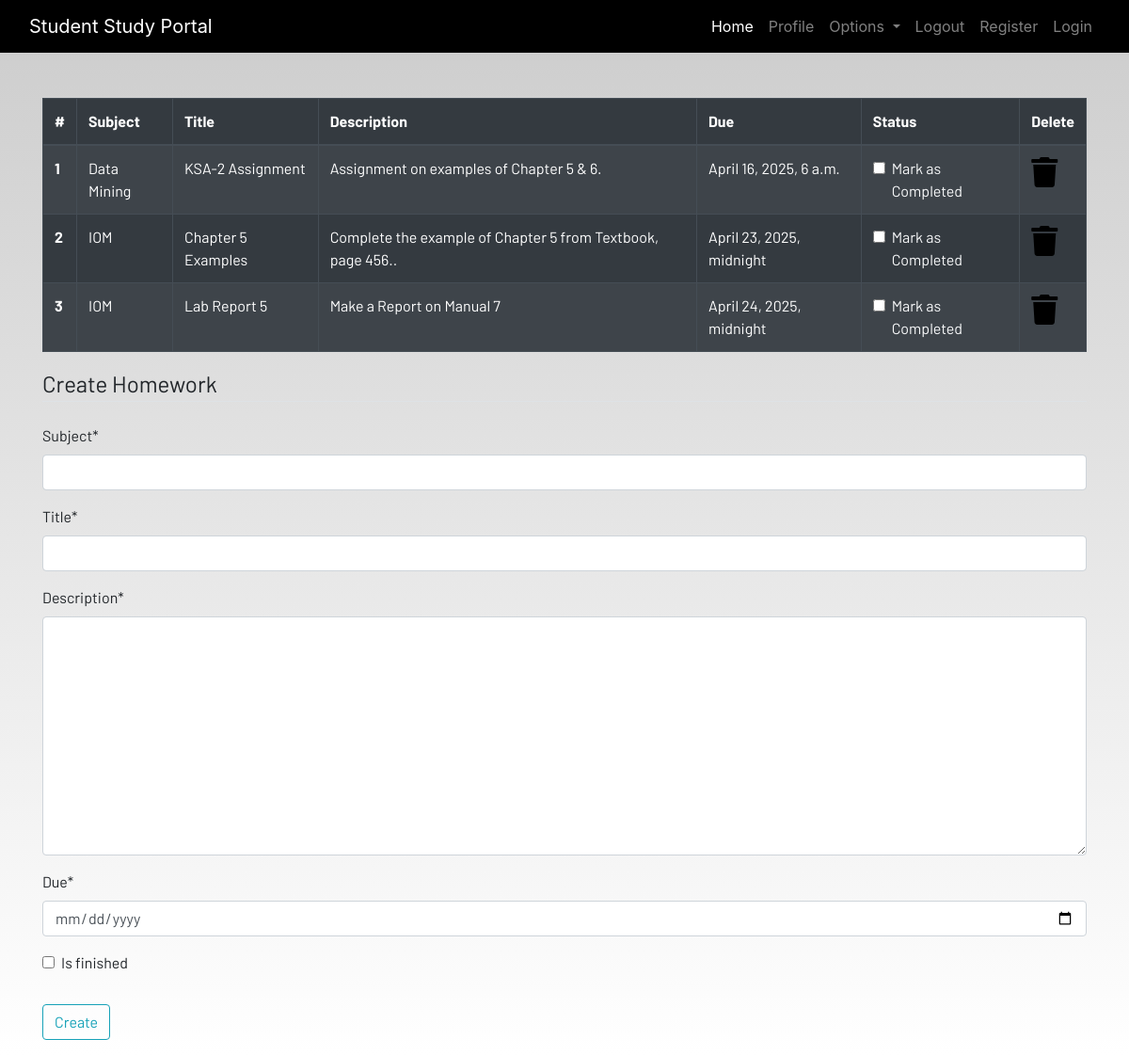
/homework (signed in), run on an earlier commit of the app's database.
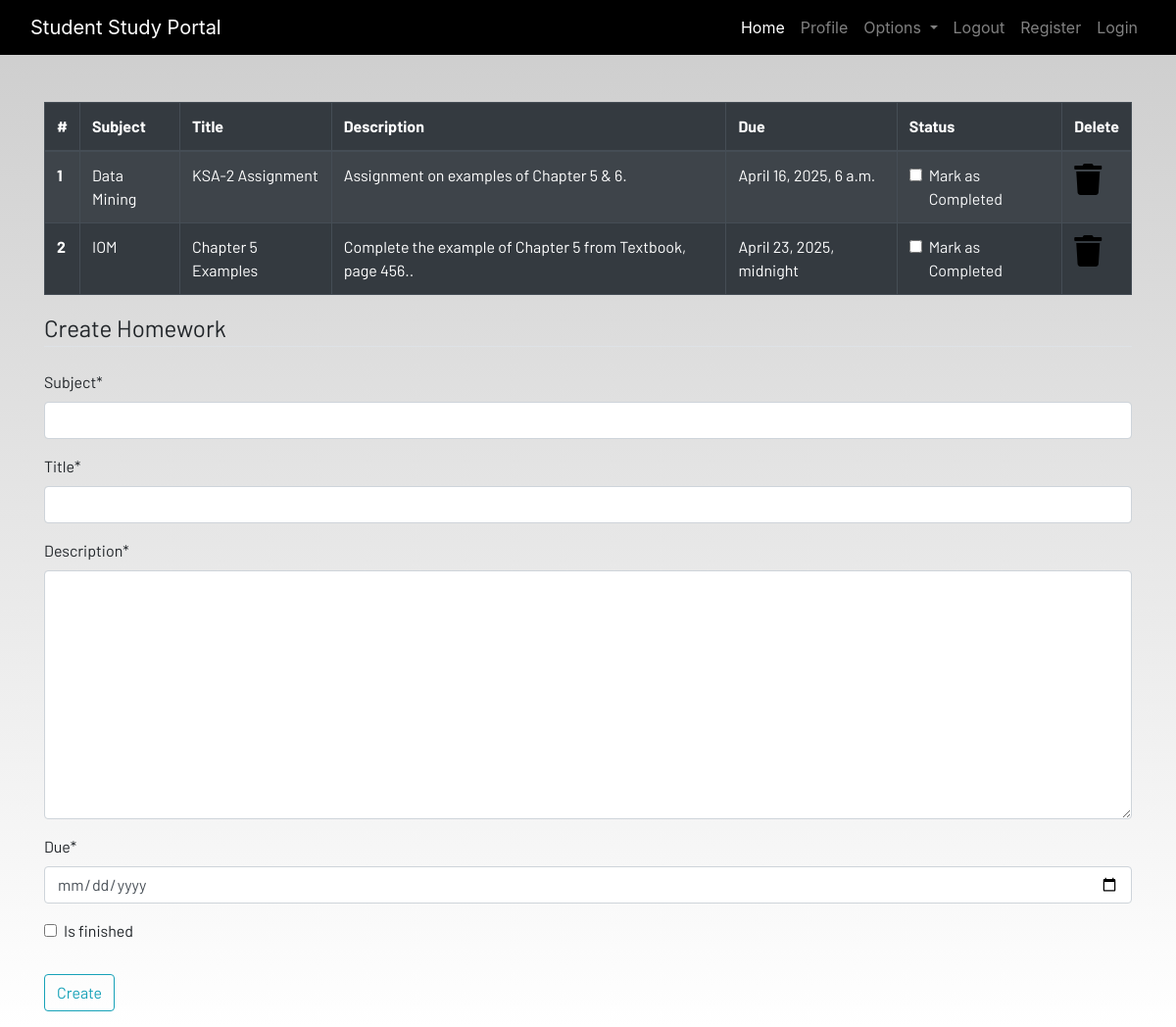
And on a later commit of the database.
### dashboard/models.py (models this page shows, shortened)
class Homework(models.Model):
    user = models.ForeignKey(User,on_delete=models.CASCADE)
    subject = models.CharField(max_length=50)
    title = models.CharField(max_length=100)
    description = models.TextField()
    due = models.DateTimeField()
    is_finished = models.BooleanField(default=False)

### dashboard/views.py (the view)
# urls.py: path("homework", views.homework, name="homework"),
def homework(request):
    if request.method == "POST":
        form = HomeworkForm(request.POST)
        if form.is_valid():
            try:
                finished = request.POST["is_finished"]
                if finished == "on":
                    finished = True
                else:
                    finished = False
            except:
                finished = False
            homeworks = Homework(
                user=request.user,
                subject=request.POST["subject"],
                title=request.POST["title"],
                description=request.POST["description"],
                due=request.POST["due"],
                is_finished=finished,
            )
            homeworks.save()
            messages.success(request, f"Homework Added from {request.user.username}!!")
    else:
        form = HomeworkForm()
    homework = Homework.objects.filter(user=request.user)
    if len(homework) == 0:
        homework_done = True
    else:
        homework_done = False
    context = {"homeworks": homework, "homeworks_done": homework_done, "form": form}
    return render(request, "dashboard/homework.html", context)

### dashboard/forms.py
class HomeworkForm(forms.ModelForm):
    class Meta:
        model = Homework
        widgets = {'due':DateInput()}
        fields = ['subject','title','description','due','is_finished']

### dashboard/templates/dashboard/homework.html (shortened to what this page needs)
{% extends 'dashboard/base.html' %}
{% load static %}
{% load crispy_forms_tags %}
{% block content %}
<div class="container">
    {% if not homework_done %}
    <table class="table table-striped table-bordered table-hover table-dark">
        <thead>
            <tr>
                <th scope="col">#</th>
                <th scope="col">Subject</th>
                <th scope="col">Title</th>
                <th scope="col">Description</th>
                <th scope="col">Due</th>
                <th scope="col">Status</th>
                <th scope="col">Delete</th>
            </tr>
        </thead>
        <tbody>
            {% for homework in homeworks %}
            <tr>
                <th scope="row">{{forloop.counter}}</th>
                <td>{{homework.subject}}</td>
                <td>{{homework.title}}</td>
                <td>{{homework.description}}</td>
                <td>{{homework.due}}</td>
                <td>
                    <a href="{% url 'update-homework' homework.id %}">
                        <div class="form-check">
                            {% if homework.is_finished == True %}
                            <input class="form-check-input" type="checkbox" value="" checked>
                            {% else %}
                            <input class="form-check-input" type="checkbox" value="">
                            {% endif %}
                            <label class="form-check-label text-light" for="flexCheckDefault">
                                Mark as Completed
                            </label>
                        </div>
                    </a>
                </td>
                <td><a href="{% url 'delete-homework' homework.id %}"><i class="fa fa-trash fa-2x"></i></a></td>
            </tr>
            {% endfor %}
        </tbody>
    </table>
    {% else %}
    <h4>All homeworks are completed!! Create to have more!!</h4>
{% endif %}
</div>
<div class=" container">
    <form method="POST">
        <fieldset class="form-group">
            <legend class="border-bottom mb-4">Create Homework</legend>
            {{form|crispy}}
        </fieldset>
        <div class="form-group">
            <button href="" class="btn btn-outline-info" type="submit">
                Create
            </button>
        </div>
    </form>
</div>
{% endblock content %}

What changed in the data, as far as the page shows it:
removed Homework: subject "IOM", title "Lab Report 5", description "Make a Report on Manual 7", due "April 24, 2025, midnight"
